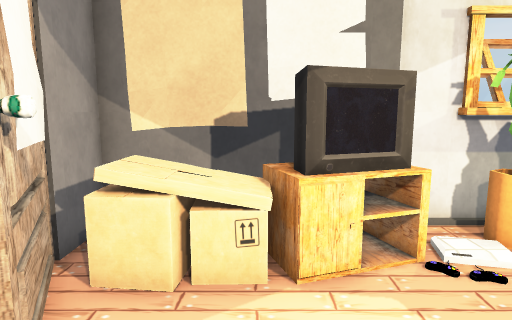
view 1 (above)

12 first-person views from a walk through a scene from a Unity 3-D project. The camera is 1.3 m above the floor, tilts 8° down and sees 75° across. Doors are open. The floor is counted in squares, 0.5 m on a side. Each view is taken from the middle of a square. On the plan, view 1 faces up. The plan holds only what a view shows up to about 20 squares ahead; the rest is blank. The place goes on beyond the plan. The player character is not drawn. Some animated figures are not drawn. Some surface patterns are stand-ins.

view 2
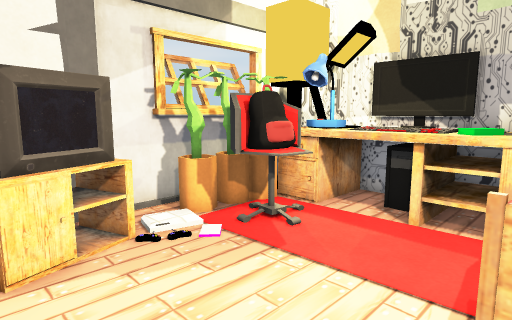

view 3
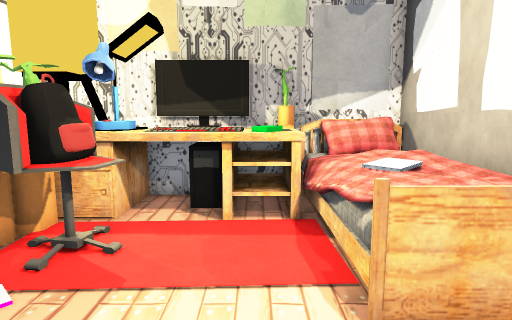

view 4
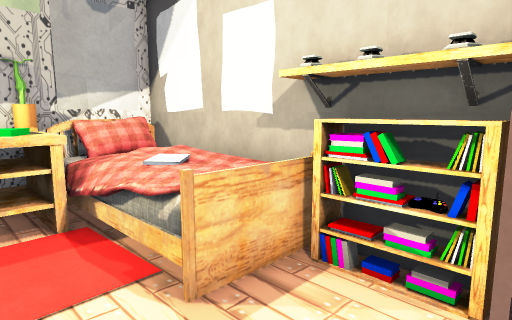

view 5
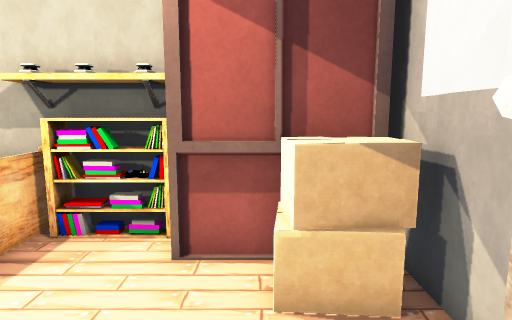

view 6
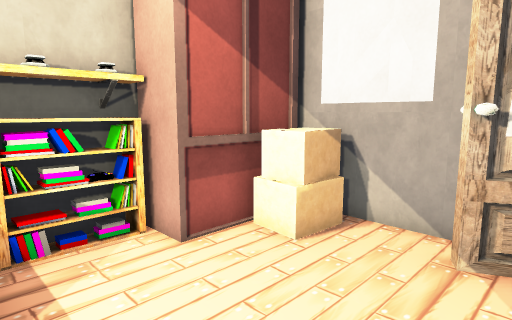

view 7
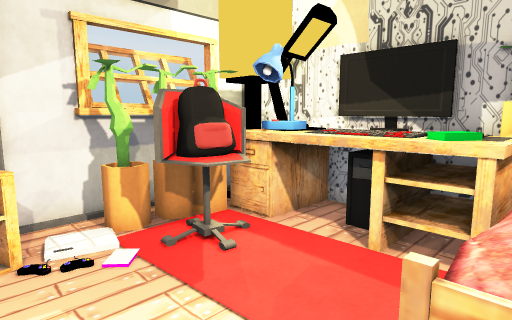

view 8
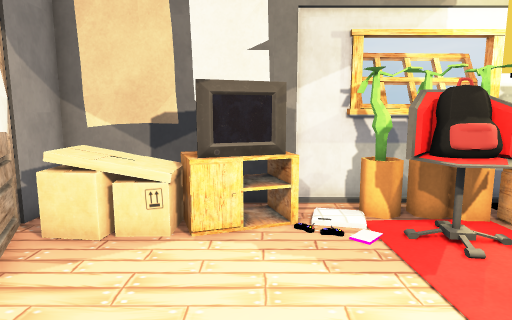

view 9
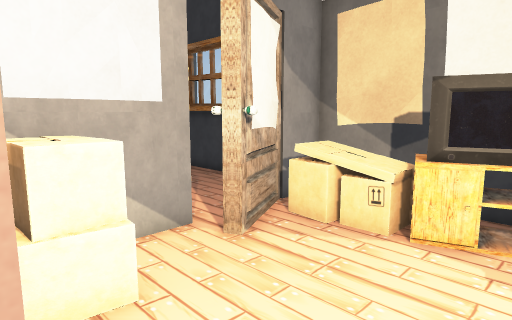

view 10
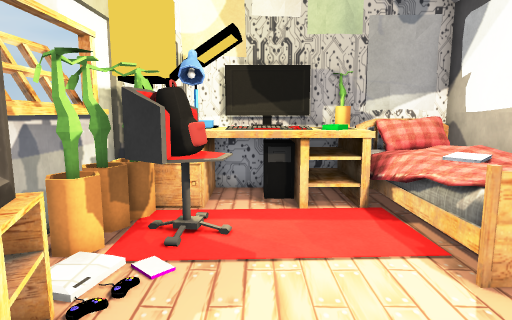

view 11
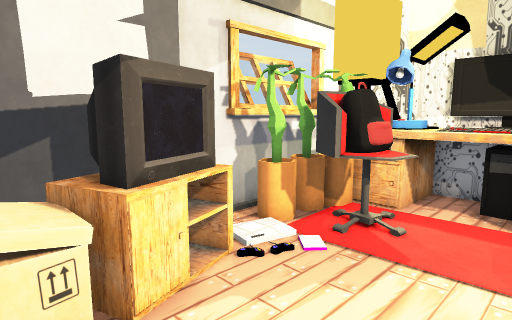

view 12
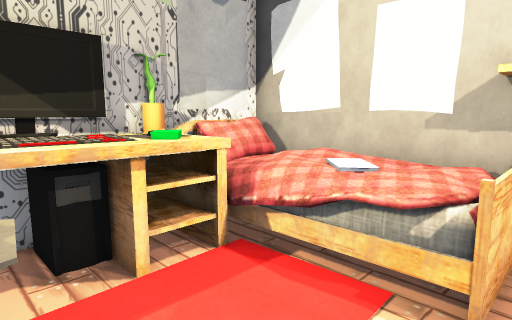

### Floor plan
Points are (right, up) in squares from view 1. A wall is a line through its corners. A room is listed if a view was taken in it or the views show most of it. See-through windows are left out.
Room 1 (views 1, 2, 3, 4, 5, 6, 7, 8, 9, 10, 11, 12)
walls: (5.2, 6.3) (4.8, 6.5); (5.4, 6.4) (4.8, 6.1) (4.8, 6.7) (4.5, 6.6); (5.2, 6.9) (4.8, 6.7); (8.5, 4.3) (8.2, 4.7) (8.5, 5.3); (7.6, 5.6) (7.1, 5.7) (6.8, 6.2); (4.8, 7.2) (4.8, 7.8); (3.2, 7.5) (-3.5, 7.5) (-3.5, 5.6); (0.4, -3.5) (10.5, -3.5); (-2.5, 3.8) (-2.2, 3); (7.8, 7.9) (5, 7.9); (9, 7.5) (4.5, 7.5); (-3.5, 2.4) (-3.5, -2.4); (8.8, 7.9) (8, 7.9); (-3.2, 5) (-2.8, 4.4); (-3.2, -1.8) (0.5, -1.8) (0.5, -3.2); (10, 7.7) (3.1, 7.7); (10.4, 7.5) (9.9, 7.5); (-3.6, 5.7) (-2.1, 2.7) (-2.5, 2.4)
low walls: (5.3, 5.9) (4.8, 6.2); (5.7, 6.6) (5.2, 6.9)
objects: box (-3, -1); poster (-3, 0); box (-2, -1) to (-1, 0); box (-2, 5) to (0, 6); box (-1, 6); shelf (1, -3) to (3, -3); TV (1, 5) to (3, 6); poster (1, 7) to (2, 7); other object (3, 7); shelf (4, -3); bed (4, -3) to (9, 0); poster (5, -3) to (6, -3); chair (5, 4) to (7, 6); poster (8, -3) to (9, -3); table (8, 0) to (8, 4); other object (9, 0) to (9, 1); computer (9, 0) to (10, 4); lamp (9, 4) to (10, 6); poster (10, -3) to (10, -1); table (10, 6)

Positions as (right, up) in squares from view 1, and headings:
1: (0, 0), facing up
2: (0, -1), facing up-right
3: (0, 1), facing right
4: (0, 2), facing down-right
5: (-1, 4), facing down
6: (4, 4), facing down-left
7: (2, -1), facing up-right
8: (2, -2), facing up
9: (3, -2), facing up-left
10: (-1, 3), facing right
11: (-1, 1), facing up-right
12: (3, 4), facing down-right
